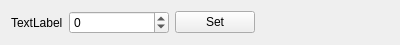
<?xml version="1.0" encoding="UTF-8"?>
<ui version="4.0">
  <class>GameIntOption</class>
  <widget class="QWidget" name="GameIntOption">
    <property name="geometry">
      <rect>
        <x>0</x>
        <y>0</y>
        <width>400</width>
        <height>34</height>
      </rect>
    </property>
    <property name="windowTitle">
      <string notr="true">Form</string>
    </property>
    <layout class="QHBoxLayout" name="horizontalLayout">
      <item>
        <widget class="QLabel" name="lText">
          <property name="toolTip">
            <string notr="true"/>
          </property>
          <property name="text">
            <string notr="true">TextLabel</string>
          </property>
        </widget>
      </item>
      <item>
        <widget class="QSpinBox" name="sbValue">
          <property name="minimumSize">
            <size>
              <width>100</width>
              <height>0</height>
            </size>
          </property>
          <property name="toolTip">
            <string notr="true"/>
          </property>
          <property name="minimum">
            <number>-99999</number>
          </property>
          <property name="maximum">
            <number>99999</number>
          </property>
        </widget>
      </item>
      <item>
        <widget class="QPushButton" name="bSet">
          <property name="toolTip">
            <string notr="true"/>
          </property>
          <property name="text">
            <string>Set</string>
          </property>
        </widget>
      </item>
      <item>
        <spacer name="horizontalSpacer">
          <property name="orientation">
            <enum>Qt::Horizontal</enum>
          </property>
          <property name="sizeHint" stdset="0">
            <size>
              <width>122</width>
              <height>20</height>
            </size>
          </property>
        </spacer>
      </item>
    </layout>
  </widget>
  <resources/>
  <connections/>
</ui>
